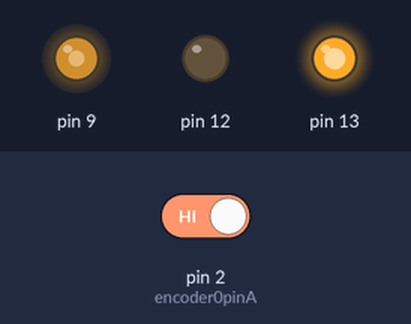
Recording of a sketch running on a simulated Arduino Uno, built with avr-gcc and run on an emulated ATmega328P. On the bench: output pins drawn as LEDs (lit = HIGH). Inputs (shaded band) come from the test bench; at power-on: pin 2 (encoder0pinA) HIGH. What the sketch prints to the serial monitor is not drawn.

Above: at 0.1 s.
At 5.1 s:
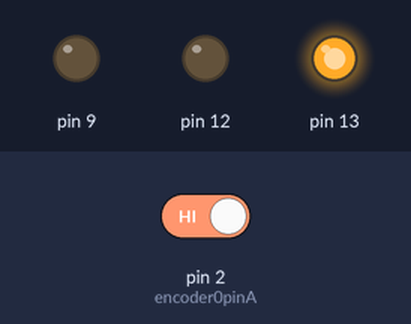
Timing chart, 0 to 6.6 s (numbered marks = the images above):
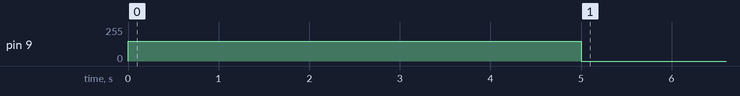

Measured:
- by itself, pin 9: 0/255 → 150/255 at 0.00 s, → 0/255 5.0 s later

The sketch:

motorCode.ino
```cpp
  int startTime = millis();
  int lastTime = startTime;
  int dir = 0;
  int speed = 50;

  //The sample code for driving one way motor encoder
  const byte encoder0pinA = 2;//A pin -> the interrupt pin 0
  const byte encoder0pinB = 3;//B pin -> the digital pin 3
  byte encoder0PinALast;
  int encoderCounts;//the number of the pulses
  boolean Direction;//the rotation direction

void setup() {
  // put your setup code here, to run once:
  Serial.begin(57600);
  pinMode(13,OUTPUT);
  pinMode(12,OUTPUT);
  pinMode(A0,INPUT);
  pinMode(2,INPUT);
  pinMode(3,INPUT);
  pinMode(9,OUTPUT);
  Serial.println("AT 0");
  // delay(3000);
  Serial.println("AT 0.5");
  analogWrite(9,0);

  digitalWrite(13,HIGH);
  digitalWrite(12,LOW);


  EncoderInit();//Initialize the module
//  delay(3000);
}

void loop() {
  // put your main code here, to run repeatedly:

  Serial.println("AT 1");
  if (millis() - lastTime > 5000){
    analogWrite(9,0);
    Serial.println("AT 2");
//    lastTime = millis();
  }
  else{
    analogWrite(9,150);
  }
  if (millis()%100 == 0){
//    Serial.println(encoderCounts/341.2);
  }
}

void EncoderInit()
{
  Direction = true;//default -> Forward
  pinMode(encoder0pinB,INPUT);
  attachInterrupt(0, wheelSpeed, CHANGE);
}

void wheelSpeed()
{
  int Lstate = digitalRead(encoder0pinA);
  if((encoder0PinALast == LOW) && Lstate==HIGH)
  {
    int val = digitalRead(encoder0pinB);
    if(val == LOW && Direction)
    {
      Direction = false; //Reverse
    }
    else if(val == HIGH && !Direction)
    {
      Direction = true;  //Forward
    }
  }
  encoder0PinALast = Lstate;

  if(!Direction)  encoderCounts++;
  else  encoderCounts--;
}
```
